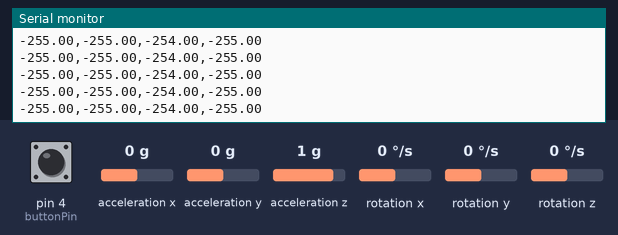
This sketch was run on a simulated Arduino Uno, built with avr-gcc and run on an emulated ATmega328P. Parts: the last lines printed to the serial monitor. The test bench sets the inputs (shaded band); at power-on: acceleration x 0 g, pin 4 (buttonPin) LOW, acceleration y 0 g, acceleration z 1 g, rotation x 0 °/s, rotation y 0 °/s, rotation z 0 °/s. EEPROM starts erased; no radio packets arrive unless stated.

Above: at 1.3 s.
1.4 s: acceleration x set to -1.4 g
At 1.9 s:
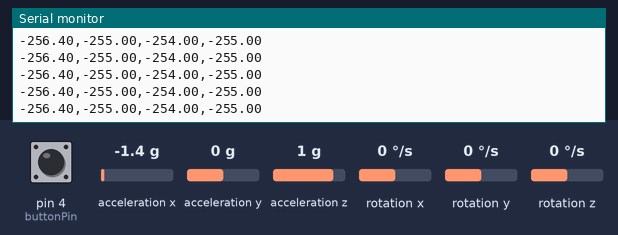
4.4 s: pin 4 (buttonPin) pulled HIGH for 0.15 s
At 5.6 s:
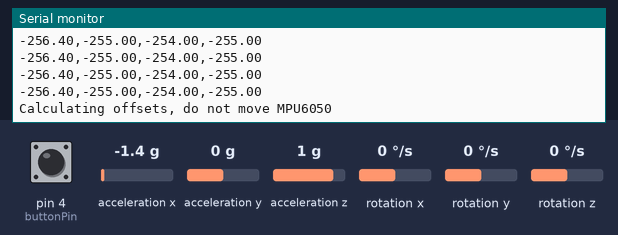
6.0 s: acceleration y set to -1.4 g
9.0 s: acceleration x set to -0.8 g
At 9.5 s:
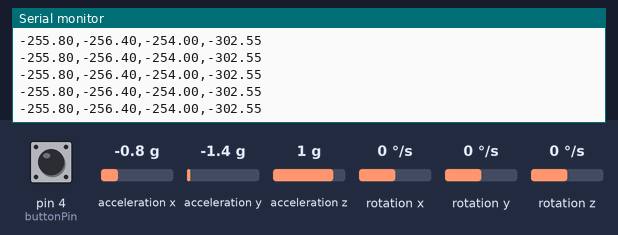
Timing chart, 0 to 11.5 s (numbered marks = the images above; inputs shaded):
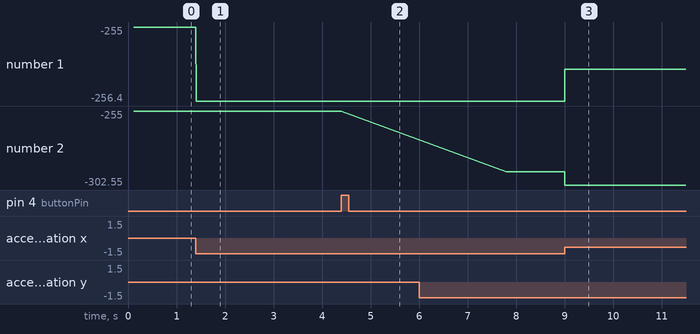

Measured:
- after the input at 1.4 s, the serial monitor: prints a new line at once (image 1)
- after the input at 4.4 s, the serial monitor: prints a new line at once (image 2)
- after the input at 9.0 s, the serial monitor: prints a new line at once (image 3)
- plotted number 1: -255 → -256.4 after the input at 1.4 s, -256.4 → -255.8 after the input at 9.0 s
- plotted number 2: -255 → -294.14 after the input at 6.0 s, -294.14 → -302.55 after the input at 9.0 s

The sketch:

MDIVibration.ino
```cpp
//Created by Erfan Roshan
//version 1.0.0

#include "Wire.h"
#include <MPU6050_light.h>
#include <SPI.h>
#include <nRF24L01.h>
#include <RF24.h>
#include <EEPROM.h>
#include <SoftwareSerial.h>


const byte rxPin = 2;
const byte txPin = 3;
SoftwareSerial SUNAserial(rxPin, txPin);

MPU6050 mpu(Wire);
unsigned long timer = 0;
RF24 radio(9, 10); // CE, CSN
const byte address[6] = "00001";
const int buttonPin = 4;
int buttonState = 0;
int EEPROMADDX = 2;
int EEPROMADDY = 4;
int EEPROMADDZ = 6;
int EEPROMADDLevel = 8;

float Xoffset = 0;
float Yoffset = 0;
float Zoffset = 0;
float levelOffset = 0;

class Axis{
  private:
    float x = 0.0;
    float y = 0.0;
    float z = 0.0;
    float angle = 0.0;
  public:
  Axis(float x, float y, float z, float angle){
    this->x = x - Xoffset;
    this->y = y - Yoffset;
    this->z = z - Zoffset;
    this->angle = angle - levelOffset;
  }

  float getX(){
    return this->x;
  }

    float getY(){
    return this->y;
  }

    float getZ(){
    return this->z;
  }

   String convertedData(){
     return String(this->x) +','+ String(this->y)+','+ String(this->z)+','+ String(angle);
   }
};

void setup() {
  Serial.begin(115200);
  Wire.begin();
  setupRadio();
  //read the offset for all 3 axises
  readOffset();
  Serial.println("******************************");
  Serial.println("Offset values: ");
  Serial.print("X offset: ");
  Serial.println(EEPROM.read(EEPROMADDX));
  Serial.print("Y offset: ");
  Serial.println(EEPROM.read(EEPROMADDY));
  Serial.print("Z offset: ");
  Serial.println(EEPROM.read(EEPROMADDZ));
  Serial.println("******************************");
  pinMode(rxPin, INPUT);
  pinMode(txPin, OUTPUT);

  pinMode(buttonPin, INPUT);

  byte status = mpu.begin();
  Serial.print(F("MPU6050 status: "));
  Serial.println(status);
  while(status!=0){
    //FIXME: print ERR on the screen
    Serial.println("Could not connect to the sensor !!!");
  }

  delay(100);
  //in case it needs to be installed upside down --> mpu.upsideDownMounting = true;
  //FIXME: print SUCC on the screen
  Serial.println("Done!\n");


}

void loop() {
  buttonState = digitalRead(buttonPin);
  if(buttonState == HIGH){
    calibrate();
  }
    sendData();

}

void setupRadio(){
  radio.begin();
  radio.setChannel(0x76);
 // radio.openWritingPipe(0xF0F0F0F0E1LL);
  radio.setPALevel(RF24_PA_MAX);
  const uint64_t pipe = 0xE8E8F0F0E1LL;
  radio.openReadingPipe(1, pipe);

  radio.enableDynamicPayloads();
  radio.powerUp();
  radio.stopListening();
}

void sendData(){
  unsigned long currTime = millis();
 if((currTime-timer)>2){
    mpu.update();
    Axis axis(mpu.getAccX(), mpu.getAccY(), mpu.getAccZ(), mpu.getAccAngleX());
    Serial.println(axis.convertedData());
    String data = axis.convertedData();
    radio.write(&data, sizeof(data));
    timer = currTime;
  }
}

void calibrate(){
    Serial.println(F("Calculating offsets, do not move MPU6050"));
    float XOffset = 0;
    float YOffset = 0;
    float ZOffset = 0;
    float LevelOffset = 0;

    mpu.calcOffsets();
    delay(100);

    for(int i=0; i<1000; i++){
      XOffset += mpu.getAccX();
      YOffset += mpu.getAccY();
      ZOffset += mpu.getAccZ();
      LevelOffset += mpu.getAccAngleX();
      delay(2);
    }
    EEPROM.update(EEPROMADDX, XOffset/1000.0);
    EEPROM.update(EEPROMADDY, YOffset/1000.0);
    EEPROM.update(EEPROMADDZ, ZOffset/1000.0);
    EEPROM.update(EEPROMADDLevel, LevelOffset/1000.0);

    Serial.println("Done!\n");
    delay(100);
}

void readOffset(){
    Xoffset = EEPROM.read(EEPROMADDX);
    Yoffset = EEPROM.read(EEPROMADDX);
    Zoffset = EEPROM.read(EEPROMADDX);
    levelOffset = EEPROM.read(EEPROMADDLevel);
}
```
